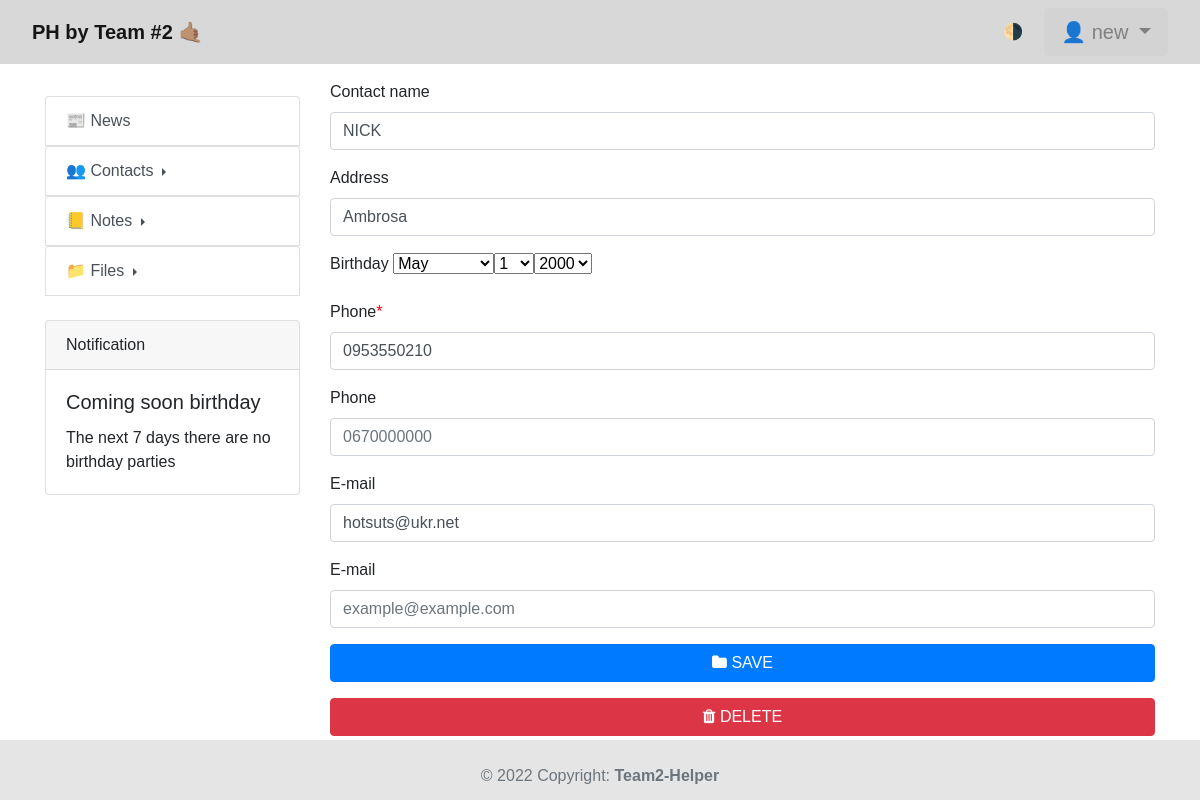
The app's page /contact/17 (signed in) with its own data.
### contacts/models.py (models this page shows, shortened)
class Contacts(models.Model):
    name = models.CharField(max_length=255, blank=False)
    address = models.CharField(max_length=255, blank=True)
    phone = models.CharField(max_length=20, blank=True, null=True)
    phone_one = models.CharField(max_length=20, blank=True, null=True)
    email = models.EmailField(max_length=55, blank=True, null=True)
    email_one = models.EmailField(max_length=55, blank=True, null=True)
    birthday = models.DateField(blank=True, null=True)
    user = models.ForeignKey(User, on_delete=models.CASCADE, blank=True)
    def days_to_birthday(self):
        if self.birthday is None:
            return 'date is empty'
        contact_birthday_month = self.birthday.month
        contact_birthday_day = self.birthday.day
        if date.today().month >= contact_birthday_month:
            if date.today().month == contact_birthday_month and date.today().day > contact_birthday_day:
                current_year_birthday = date(year=date.today().year+1, month=self.birthday.month, day=self.birthday.day)
            else:
                current_year_birthday = date(year=date.today().year, month=self.birthday.month, day=self.birthday.day)
        else:
            current_year_birthday = date(year=date.today().year, month=self.birthday.month, day=self.birthday.day)
        birthday = current_year_birthday - date.today()
        if birthday.days == 0:
            return 'Today'
        return abs(birthday.days)
    class Meta:
        ordering = ['name']

### contacts/views.py (the view, shortened to what this page needs)
# urls.py: path('contact/<int:pk>', user_contact, name='contact'),
@login_required(login_url='home')
def user_contact(request, pk):
    user = request.user.id
    instance = Contacts.objects.filter(pk=pk, user_id=user).first()
    if request.method == 'GET':
        if instance is None:
            return redirect('contact_list')
        form = ContactForm(instance=instance)
        return render(request, "contacts/edit_contact.html", {'form': form})

### contacts/templatetags/birthday_notification.py (called while the page is built)
@register.inclusion_tag('contacts/birthday_notification_template.html', takes_context=True)
def show_birthday(context):
    birthday_contact = Contacts.objects.filter(user_id=context['request'].user.id)
    data = []
    for contact in birthday_contact:
        if contact.days_to_birthday() != 'date is empty' and contact.days_to_birthday() < 8:
            data.append(contact)
    return {'birthdays': data}

### contacts/templatetags/contact_count.py (called while the page is built)
@register.simple_tag(takes_context=True)
def count_contact(context):
    count = Contacts.objects.filter(user_id=context['request'].user.id).count()
    return count

### files/templatetags/files_count.py (called while the page is built)
@register.simple_tag(takes_context=True)
def count_files(context):
    count = Files.objects.filter(user=context['request'].user).count()
    return count

### notes/templatetags/notes_count.py (called while the page is built)
@register.simple_tag(takes_context=True)
def count_notes(context):
    count = Note.objects.filter(user_id=context['request'].user.id).count()
    return count

### notes/templatetags/tags_count.py (called while the page is built)
@register.simple_tag(takes_context=True)
def count_tags(context):
    count = Tag.objects.filter(user_id=context['request'].user.id).count()
    return count

### Personal_Helper/contacts/templates/contacts/edit_contact.html (shortened to what this page needs)
{% extends 'base.html' %}
{% load static %}
{% block content %}
<form action="" method="post">
    <div class="mb-3">
        <label class="form-label">Contact name</label>
        {{form.name}}
    </div>
    <div class="mb-3">
        <label class="form-label">Address</label>
        {{form.address}}
    </div>
    <div class="mb-3">
        <label class="form-label">Birthday</label>
        {{form.birthday}}
    </div>
    <div class="mb-3">
        <label class="form-label">Phone<span style="color: red">*</span></label>
        {{form.phone}}
    </div>
    <div class="mb-3">
        <label class="form-label">Phone</label>
        {{form.phone_one}}
    </div>
    <div class="mb-3">
        <label class="form-label">E-mail</label>
        {{form.email}}
    </div>
    <div class="mb-3">
        <label class="form-label">E-mail</label>
        {{form.email_one}}
    </div>
    <button type="submit" class="btn btn-primary btn-block mt-3"><i class="fa fa-folder"></i> SAVE</button>
    <button type="submit" class="btn btn-danger btn-block mt-3" onclick="func()"><i class="fa fa-trash"></i> DELETE
    </button>
</form>
{% endblock %}

### templates/inc/_navbar.html (shortened to what this page needs)
{% if user.is_authenticated %}
<nav id="navbar" class="navbar navbar-expand-lg ">
    <div class="ml-10 collapse navbar-collapse ml-10" id="navbarSupportedContent">
        <a class="navbar-brand ml-3" href="{% url 'home' %}"><b>PH by Team #2 🤙🏽</b></a>
    </div>
    <nav class="nav nav-pills flex-column flex-sm-row">
        <button class="btn mr-2">🌗</button>
        <div class="dropdown mr-3">
        <button id="btn-profile" class="btn btn-secondary btn-lg dropdown-toggle" type="button" data-bs-toggle="dropdown" aria-expanded="false">
            👤 {{ user.username }}
         </button>
        </div>
    </nav>
</nav>
 {% endif %}

### static/css/styles.css (style rules this page uses)
#btn-profile { background-color: lightgray; border-color: lightgray; color: gray; }
.navbar-brand { color: black; }

### templates/inc/_navbar.html (style rules this page uses)
body { --text-color: lightgray; --bkg-color: #fff; }
#navbar { --text-color: black; --bkg-color: #D8D8D8; }
* { font-family: Arial, Helvetica, sans-serif; }
body { background: var(--bkg-color); }
#navbar { background: var(--bkg-color); }

### records on screen
Contacts: name "NICK", address "Ambrosa", phone "0953550210", email "hotsuts@ukr.net"

### other values on screen
{{ user.username }} "new"
